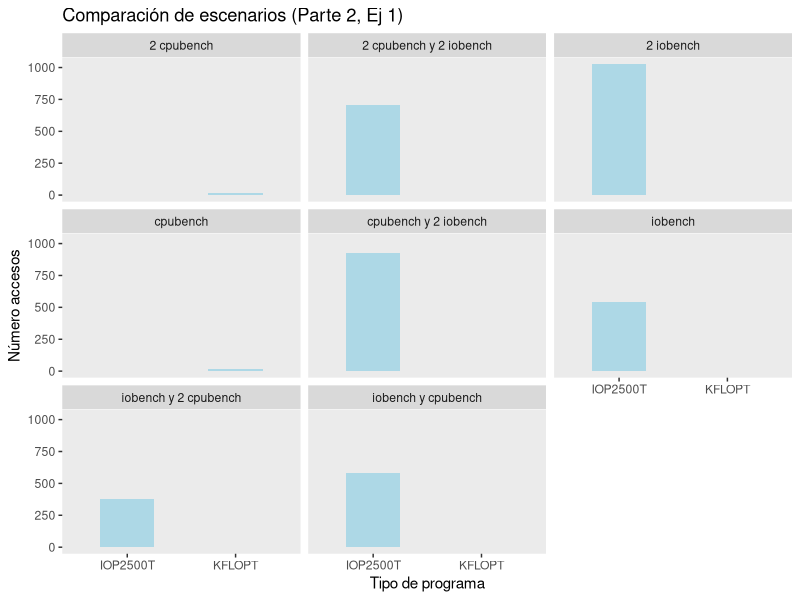

Source code (R):
######### Ejecucion #########

#> $ Rscript plot.R

######### Packages  #########
packages <- c("readxl", "tseries", "dynlm", "mFilter", "ggplot2", "dplyr")
sapply(packages, require, character.only = TRUE)

######### bases #########

cpubench <- read.table("cpubench.txt", quote="\"", comment.char="")
c0 <- mean(cpubench[,2])

cpubench_2iobench <- read.table("cpubench_2iobench.txt", quote="\"", comment.char="")
c1 <- filter(cpubench_2iobench, V3 == "KFLOPT")
c1 <- mean(c1[,2])

i1 <- filter(cpubench_2iobench, V3 == "IOP2500T")
i1 <- mean(i1[,2])
i1 

cpubench2 <- read.table("2cpubench.txt", quote="\"", comment.char="")
c2 <- mean(cpubench2[,2])

cpubench2_2iobench <- read.table("2cpubench_2iobench.txt", quote="\"", comment.char="")
c3 <- filter(cpubench2_2iobench, V3 == "KFLOPT")
c3 <- mean(c3[,2])

i3 <- filter(cpubench2_2iobench, V3 == "IOP2500T")
i3 <- mean(i3[,2])

iobench <- read.table("iobench.txt", quote="\"", comment.char="")
i4 <- filter(iobench, V3 == "IOP2500T")
i4 <- mean(i4[,2])

iobench_2cpubench <- read.table("iobench_2cpubench.txt", quote="\"", comment.char="")
c5 <- filter(iobench_2cpubench, V3 == "KFLOPT")
c5 <- mean(c5[,2])

i5 <- filter(iobench_2cpubench, V3 == "IOP2500T")
i5 <- mean(i5[,2])

iobench_cpubench <- read.table("iobench_cpubench.txt", quote="\"", comment.char="")
c6 <- filter(iobench_cpubench, V3 == "KFLOPT")
c6 <- mean(c6[,2])

i6 <- filter(iobench_cpubench, V3 == "IOP2500T")
i6 <- mean(i6[,2])

iobench2 <- read.table("2iobench.txt", quote="\"", comment.char="")
i7 <- filter(iobench2, V3 == "IOP2500T")
i7 <- mean(i7[,2])

escenarios <- c("cpubench(c0)", "cpubench_2iobench(c1)","cpubench_2iobench(i1)", "cpubench2(c2)", "cpubench2_2iobench(c3)",
                "cpubench2_2iobench(i3)", "iobench(4)", "iobench_2cpubench(c5)", "iobench_2cpubench(i5)",
                "iobench_cpubench(c6)", "iobench_cpubench(i6)", "cpubench2")
promedios <- c(c(c0), c(c1,i1), c(c2), c(c3,i3), c(i4), c(c5,i5), c(c6,i6), c(i7))

table <- data.frame(escenarios, promedios)
table

######### plot y .png #########

png(file = "plot_part4_es2.png")
bind_rows("cpubench" = cpubench, "cpubench y 2 iobench" = cpubench_2iobench,
          "2 cpubench" = cpubench2, "2 cpubench y 2 iobench" = cpubench2_2iobench,
          "iobench" = iobench, "iobench y 2 cpubench" = iobench_2cpubench,
          "iobench y cpubench" = iobench_cpubench, "2 iobench" = iobench2,
          .id = "id") %>%
    ggplot(mapping = aes(x = V3)) +
        geom_bar(width=0.5, fill='lightblue') +
        facet_wrap(~id) +
        theme(panel.grid = element_blank()) +
        labs(title = "Comparación de escenarios (Parte 2, Ej 1)", y = "Número accesos", x= "Tipo de programa") 
dev.off()
